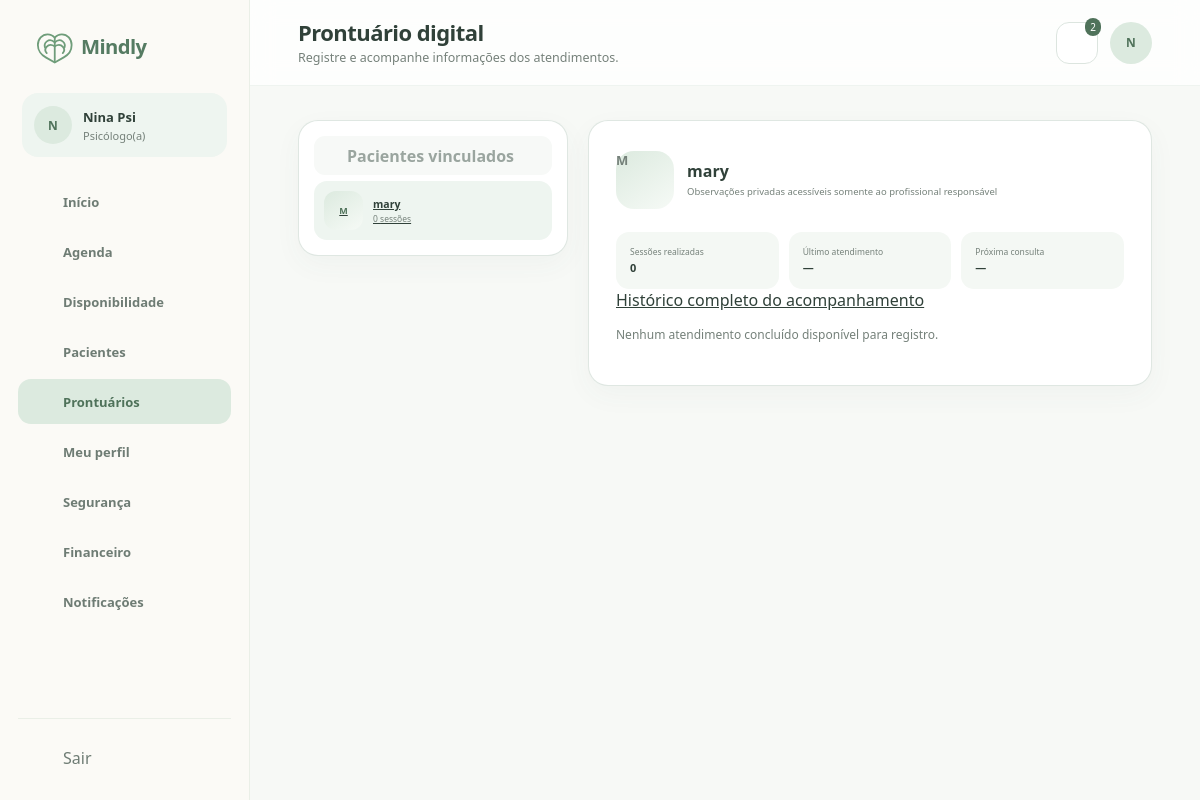
Screenshot of /view/prontuarioPsicologo.php?paciente_id=27 (signed in) with the database file from the repository.
### tables this page shows
CREATE TABLE `psicologos` (
  `usuario_id` bigint(20) UNSIGNED NOT NULL,
  `crp` varchar(24) NOT NULL,
  `nome_profissional` varchar(150) DEFAULT NULL,
  `area_atuacao` varchar(150) DEFAULT NULL,
  `biografia` text DEFAULT NULL,
  `abordagem` text DEFAULT NULL,
  `valor_consulta` decimal(10,2) NOT NULL DEFAULT 0.00,
  `duracao_padrao_minutos` smallint(5) UNSIGNED NOT NULL DEFAULT 50,
  `status_verificacao` enum('pendente','aprovado','rejeitado') NOT NULL DEFAULT 'pendente',
  `verificado_em` datetime DEFAULT NULL,
  `criado_em` timestamp NOT NULL DEFAULT current_timestamp(),
  `atualizado_em` timestamp NOT NULL DEFAULT current_timestamp() ON UPDATE current_timestamp()
);

CREATE TABLE `usuarios` (
  `id` bigint(20) UNSIGNED NOT NULL,
  `nome` varchar(150) NOT NULL,
  `email` varchar(190) NOT NULL,
  `senha_hash` varchar(255) NOT NULL,
  `papel` enum('paciente','psicologo','admin') NOT NULL,
  `telefone` varchar(20) DEFAULT NULL,
  `avatar_url` varchar(500) DEFAULT NULL,
  `status` enum('pendente','ativo','suspenso','inativo') NOT NULL DEFAULT 'ativo',
  `email_verificado_em` datetime DEFAULT NULL,
  `ultimo_acesso_em` datetime DEFAULT NULL,
  `criado_em` timestamp NOT NULL DEFAULT current_timestamp(),
  `atualizado_em` timestamp NOT NULL DEFAULT current_timestamp() ON UPDATE current_timestamp()
);

### model/Database.php (called while the page is built, shortened)
<?php
function config(): array
{
    static $config;
    if ($config === null) {
        $config = require __DIR__ . '/../config.example.php';
        $local = __DIR__ . '/../config/local.php';
        if (is_file($local))
            $config = array_replace($config, require $local);
    }
    return $config;
}
function db(): PDO
{
    static $pdo;
    if (!$pdo) {
        $c = config();
        $pdo = new PDO("mysql:host={$c['db_host']};port={$c['db_port']};dbname=mindly;charset=utf8mb4", $c['db_user'], $c['db_password'], [PDO::ATTR_ERRMODE => PDO::ERRMODE_EXCEPTION, PDO::ATTR_DEFAULT_FETCH_MODE => PDO::FETCH_ASSOC, PDO::ATTR_EMULATE_PREPARES => false]);
        $pdo->exec("SET time_zone = '+00:00'");
    }
    return $pdo;
}
function query(string $sql, array $params = []): PDOStatement
{
    $stmt = db()->prepare($sql);
    $stmt->execute($params);
    return $stmt;
}
function accountById($id)
{
    return query('SELECT u.*, p.status_verificacao FROM usuarios u LEFT JOIN psicologos p ON p.usuario_id=u.id WHERE u.id=?', [$id])->fetch();
}

### controller/Auth.php (called while the page is built, shortened)
<?php
require_once __DIR__ . '/../model/Database.php';
function e($value): string
{
    return htmlspecialchars((string) $value, ENT_QUOTES | ENT_SUBSTITUTE, 'UTF-8');
}
function accountProblem(array $user): ?string
{
    return null;
}
function requireRole(string $role): array
{
    try {
        $user = accountById($_SESSION['user_id']);
    } catch (Throwable $ex) {
        http_response_code(503);
        exit('Serviço temporariamente indisponível.');
    }
    return $user;
}

### controller/DadosController.php (called while the page is built, shortened)
<?php
require_once __DIR__ . '/../model/MindlyData.php';
function requestText(string $key): string
{
    return isset($_GET[$key]) && is_string($_GET[$key]) ? mb_substr(trim($_GET[$key]), 0, 190) : '';
}
function requestId(string $key): ?int
{
    $value = filter_var($_GET[$key], FILTER_VALIDATE_INT, ['options' => ['min_range' => 1]]);
    return $value;
}
function pageData(string $page, array $user): array
{
    $model = new MindlyData($user);
    $d = ['notificacoes' => $model->notifications(), 'consulta' => null, 'profissional' => null, 'horarios' => [], 'busca' => requestText('q')];
    switch ($page) {
        case 'pacientesPsicologo.php':
        case 'prontuarioPsicologo.php':
            $d['pacientes'] = $model->patients($page === 'pacientesPsicologo.php' ? $d['busca'] : '');
            $d['paciente'] = null;
            $d['registros'] = [];
            $d['consultasPaciente'] = [];
            $d['contextoClinico'] = [];
            $d['versoes'] = [];
            $d['consultasVinculadas'] = $model->consultations();
            if (in_array($page, ['prontuarioPsicologo.php', 'pacientesPsicologo.php'], true)) {
                $id = requestId('paciente_id');
                if ($id !== null) {
                    foreach ($d['pacientes'] as $p)
                        if ((int) $p['id'] === $id)
                            $d['paciente'] = $p;
                    $d['consultasPaciente'] = array_values(array_filter($d['consultasVinculadas'], fn($c) => (int) $c['paciente_id'] === $id));
                    if ($page === 'prontuarioPsicologo.php') {
                        $d['registros'] = $model->records($id);
                        $d['contextoClinico'] = $model->clinicalContext($id);
                        $d['versoes'] = $model->recordVersions($id);
                    }
                }
            }
            break;
    }
    $d['anterior'] = $_SESSION['operacao_anterior'] ?? [];
    return $d;
}
function loadPageData(string $page, array $user): array
{
    try {
        return pageData($page, $user);
    } catch (Throwable $error) {
        error_log('Mindly: falha ao consultar dados da página (' . get_class($error) . ').');
        http_response_code(503);
        exit('Não foi possível carregar os dados. Tente novamente mais tarde.');
    }
}

### model/MindlyData.php (called while the page is built, shortened)
<?php
require_once __DIR__ . '/Database.php';
final class MindlyData
{
    private int $id;
    private string $role;
    public function __construct(array $user)
    {
        $this->id = (int) $user['id'];
        $this->role = $user['papel'];
    }
    private function scope(string $alias = 'c'): array
    {
        $column = ['paciente' => 'paciente_id', 'psicologo' => 'psicologo_id'][$this->role] ?? null;
        return ["$alias.$column=?", [$this->id]];
    }
    public function consultations(?int $id = null): array
    {
        [$where, $params] = $this->scope();
        $reviewFields = $this->role === 'paciente' ? 'a.id avaliacao_id,a.nota avaliacao_nota,a.comentario avaliacao_comentario' : 'NULL avaliacao_id,NULL avaliacao_nota,NULL avaliacao_comentario';
        $reviewJoin = $this->role === 'paciente' ? ' LEFT JOIN avaliacoes a ON a.consulta_id=c.id AND a.paciente_id=c.paciente_id AND a.psicologo_id=c.psicologo_id' : '';
        return query("SELECT c.id,c.consulta_origem_id,c.paciente_id,c.psicologo_id,c.valor,c.modalidade,c.status,c.criado_em,c.iniciada_em,c.encerrada_em,
            h.inicio_em,h.fim_em,TIMESTAMPDIFF(MINUTE,h.inicio_em,h.fim_em) duracao,
            pa.nome paciente_nome,COALESCE(NULLIF(p.nome_profissional,''),pu.nome) psicologo_nome,p.area_atuacao,p.crp,$reviewFields
            FROM consultas c JOIN horarios_agenda h ON h.id=c.horario_id AND h.psicologo_id=c.psicologo_id
            JOIN usuarios pa ON pa.id=c.paciente_id JOIN usuarios pu ON pu.id=c.psicologo_id
            JOIN psicologos p ON p.usuario_id=c.psicologo_id$reviewJoin WHERE $where ORDER BY h.inicio_em,c.id", $params)->fetchAll();
    }
    public function patients(string $search = ''): array
    {
        return query("SELECT u.id,u.nome,
            (SELECT MIN(c.criado_em) FROM consultas c WHERE c.paciente_id=u.id AND c.psicologo_id=? AND c.status IN ('aguardando_pagamento','confirmada','em_andamento','concluida','cancelada','nao_compareceu')) desde,
            (SELECT COUNT(*) FROM consultas c WHERE c.paciente_id=u.id AND c.psicologo_id=? AND c.status='concluida') sessoes,
            (SELECT MIN(h.inicio_em) FROM consultas c JOIN horarios_agenda h ON h.id=c.horario_id WHERE c.paciente_id=u.id AND c.psicologo_id=? AND c.status IN ('confirmada','aguardando_pagamento') AND h.inicio_em>=UTC_TIMESTAMP()) proxima
            FROM usuarios u JOIN pacientes p ON p.usuario_id=u.id WHERE u.nome LIKE ? AND
            (EXISTS (SELECT 1 FROM consultas c WHERE c.paciente_id=u.id AND c.psicologo_id=? AND c.status IN ('aguardando_pagamento','confirmada','em_andamento','concluida','cancelada','nao_compareceu'))
            OR EXISTS (SELECT 1 FROM prontuarios pr WHERE pr.paciente_id=u.id AND pr.psicologo_id=?)) ORDER BY u.nome,u.id",
            [$this->id, $this->id, $this->id, '%' . $search . '%', $this->id, $this->id]
        )->fetchAll();
    }
    public function records(int $patient): array
    {
        return query('SELECT r.id,r.observacoes,r.criado_em,r.atualizado_em,c.id consulta_id,h.inicio_em FROM registros_prontuario r
            JOIN prontuarios pr ON pr.id=r.prontuario_id JOIN consultas c ON c.id=r.consulta_id AND c.psicologo_id=pr.psicologo_id AND c.paciente_id=pr.paciente_id
            JOIN horarios_agenda h ON h.id=c.horario_id WHERE pr.psicologo_id=? AND pr.paciente_id=? ORDER BY h.inicio_em DESC,r.id DESC', [$this->id, $patient])->fetchAll();
    }
    public function notifications(): array
    {
        return query('SELECT id,titulo,mensagem,criado_em FROM notificacoes WHERE usuario_id=? AND lida_em IS NULL ORDER BY criado_em DESC,id DESC', [$this->id])->fetchAll();
    }
    public function clinicalContext(int $patient): array
    {
        return query("SELECT c.id,c.paciente_id,h.inicio_em,r.id registro_id,r.observacoes,r.criado_em,r.atualizado_em,s.texto resumo,s.compartilhado_em
            FROM consultas c JOIN horarios_agenda h ON h.id=c.horario_id
            LEFT JOIN prontuarios pr ON pr.paciente_id=c.paciente_id AND pr.psicologo_id=c.psicologo_id
            LEFT JOIN registros_prontuario r ON r.consulta_id=c.id AND r.prontuario_id=pr.id
            LEFT JOIN resumos_compartilhados s ON s.consulta_id=c.id AND s.compartilhado_por_psicologo_id=c.psicologo_id
            WHERE c.psicologo_id=? AND c.paciente_id=? AND c.status='concluida' ORDER BY h.inicio_em DESC", [$this->id, $patient])->fetchAll();
    }
}

### config.example.php (called while the page is built)
<?php
return [
    'db_host' => '127.0.0.1',
    'db_port' => 3306,
    'db_user' => '',
    'db_password' => '',
    'base_path' => '/ProjetoGestaoAgil',
    'app_url' => 'http://localhost/ProjetoGestaoAgil',
    'mail_enabled' => false,
    'mail_from' => '',
    'terms_version' => '2026-09',
];

### config/local.php (called while the page is built)
<?php
return ['db_user' => 'root', 'db_password' => ''];

### view/prontuarioPsicologo.php (the view, shortened to what this page needs)
<?php require_once __DIR__ . '/../controller/Auth.php';
$currentUser = requireRole('psicologo'); ?>
<?php require_once __DIR__ . '/../controller/DadosController.php';
$d = loadPageData(basename(__FILE__), $currentUser);
require_once __DIR__ . '/componentes/componentes.php';
require_once __DIR__ . '/componentes/dados.php'; ?>
<!DOCTYPE html>
<html lang="pt-BR">
<head>
    <link rel="stylesheet" href="../css/componentes.css">
    <link rel="stylesheet" href="../css/prontuarioPsicologo.css">
</head>
<body>
    <?php abrirLayout('psicologo', 'prontuarios', 'Prontuário digital', 'Registre e acompanhe informações dos atendimentos.', $currentUser['nome']); ?>
    <div class="pront-grid">
        <aside class="cartao lista-pacientes">
            <div class="busca"><?= icon('users') ?><strong>Pacientes vinculados</strong></div>
            <?php foreach ($d['pacientes'] as $p): ?><a
                    class="paciente-item <?= ($d['paciente']['id'] ?? null) === $p['id'] ? 'ativo' : '' ?>"
                    href="<?= e(publicLink('prontuarioPsicologo.php', $p['id'], 'paciente_id')) ?>"><span
                        class="avatar-foto"><?= e(initials($p['nome'])) ?></span>
                    <div><strong><?= e($p['nome']) ?></strong><small><?= (int) $p['sessoes'] ?> sessões</small></div>
                </a><?php endforeach;
                emptyState('Nenhum paciente vinculado até o momento.'); ?>
        </aside>
        <section class="cartao prontuario">
            <div class="cabecalho-paciente">
                <div class="ident"><span
                        class="avatar-foto grande"><?= e(initials($d['paciente']['nome'] ?? '')) ?></span>
                    <div>
                        <h2><?= e($d['paciente']['nome'] ?? 'Selecione um paciente') ?></h2><span>Observações privadas
                            acessíveis somente ao profissional responsável</span>
                    </div>
                </div>
            </div>
            <?php if ($p = $d['paciente']): ?>
                <div class="metricas">
                    <div><span>Sessões realizadas</span><strong><?= (int) $p['sessoes'] ?></strong></div>
                    <div><span>Último
                            atendimento</span><strong><?= dateLabel($d['contextoClinico'][0]['inicio_em'] ?? null, 'd/m/Y') ?></strong>
                    </div>
                    <div><span>Próxima consulta</span><strong><?= dateLabel($p['proxima']) ?></strong></div>
                </div><a href="<?= e(publicLink('pacientesPsicologo.php', $p['id'], 'paciente_id')) ?>">Histórico completo do
                    acompanhamento</a><?php endif; ?>
            <?php endforeach;
            if (!$d['contextoClinico'])
                emptyState('Nenhum atendimento concluído disponível para registro.'); ?>
        </section>
    </div>
    <?php fecharLayout(); ?>
</body>
</html>

### view/componentes/componentes.php (shortened to what this page needs)
<?php
function icon($name, $class = '')
{
    $svg = $icons[$name] ?? $icons['home'];
    return '<svg class="icone ' . $class . '" viewBox="0 0 24 24" aria-hidden="true">' . $svg . '</svg>';
}
function navItems($perfil)
{
    if ($perfil === 'psicologo')
        return [
            ['dashboardPsicologo.php', 'home', 'Início', 'inicio'],
            ['agendaPsicologo.php', 'calendar', 'Agenda', 'agenda'],
            ['disponibilidadePsicologo.php', 'clock', 'Disponibilidade', 'disponibilidade'],
            ['pacientesPsicologo.php', 'users', 'Pacientes', 'pacientes'],
            ['prontuarioPsicologo.php', 'file', 'Prontuários', 'prontuarios'],
            ['perfilProfissional.php', 'user', 'Meu perfil', 'perfil'],
            ['alterarSenha.php', 'lock', 'Segurança', 'seguranca'],
            ['financeiroPsicologo.php', 'wallet', 'Financeiro', 'financeiro'],
            ['notificacoesPsicologo.php', 'bell', 'Notificações', 'notificacoes'],
        ];
    return [
        ['dashboardAdmin.php', 'home', 'Visão geral', 'inicio'],
        ['usuariosAdmin.php', 'users', 'Usuários', 'usuarios'],
        ['atendimentosAdmin.php', 'video', 'Atendimentos', 'atendimentos'],
        ['relatoriosAdmin.php', 'chart', 'Relatórios', 'relatorios'],
    ];
}
function abrirLayout($perfil, $ativo, $titulo, $subtitulo, $nome)
{
    global $currentUser, $d;
    $nome = e($currentUser['nome']);
    $perfilLabel = $perfil === 'paciente' ? 'Paciente' : ($perfil === 'psicologo' ? 'Psicólogo(a)' : 'Administrador');
    $iniciais = e(mb_strtoupper(mb_substr($currentUser['nome'], 0, 1)));
    echo '<div class="app">';
    echo '<aside class="sidebar">';
    echo '<a class="sidebar-logo" href="home.php"><img src="../img/logo-mindly.svg" alt="Mindly"></a>';
    echo '<div class="perfil-lateral"><span class="avatar avatar-pequeno">' . $iniciais . '</span><div><strong>' . $nome . '</strong><span>' . $perfilLabel . '</span></div></div>';
    echo '<nav class="menu-lateral">';
    foreach (navItems($perfil) as $item) {
        [$href, $ico, $label, $key] = $item;
        $classe = $key === $ativo ? 'item-menu ativo' : 'item-menu';
        echo '<a class="' . $classe . '" href="' . $href . '">' . icon($ico) . '<span>' . $label . '</span></a>';
    }
    echo '</nav>';
    echo '<div class="sidebar-rodape"><form method="post" action="../processamento/auth.php">' . csrfField() . '<input type="hidden" name="acao" value="logout"><button class="item-menu" style="border:0;background:transparent;width:100%;cursor:pointer;font:inherit" type="submit">' . icon('logout') . '<span>Sair</span></button></form></div>';
    echo '</aside>';
    echo '<main class="area-app">';
    echo '<header class="topbar"><div class="titulo-topbar"><h1>' . $titulo . '</h1><p>' . $subtitulo . '</p></div><div class="acoes-topbar"><details class="notificacoes"><summary class="botao-icone" aria-label="Notificações">' . icon('bell');
    if (!empty($d['notificacoes']))
        echo '<span class="contador-notificacoes">' . count($d['notificacoes']) . '</span>';
    echo '</summary><div class="painel-notificacoes"><h2>Notificações</h2>';
    echo '</div></details><span class="avatar">' . $iniciais . '</span></div></header>';
    echo '<section class="conteudo-app">';
}
function fecharLayout()
{
    echo '</section></main></div>';
}
?>

### rows the page displays
psicologos: usuario_id.nome "N", usuario_id.nome "Nina Psi", usuario_id.papel "Psicólogo(a)"
usuarios: nome "M", nome "mary", sessoes "0"

### other values shown
$label "Início"
$label "Agenda"
$label "Disponibilidade"
$label "Pacientes"
$label "Prontuários"
$label "Meu perfil"
$label "Segurança"
$label "Financeiro"
$label "Notificações"
$titulo "Prontuário digital"
$subtitulo "Registre e acompanhe informações dos atendimentos."
count($d['notificacoes']) "2"
$p['sessoes'] "0"
dateLabel($d['contextoClinico'][0]['inicio_em'] ?? null, 'd/m/Y') "—"
dateLabel($p['proxima']) "—"
